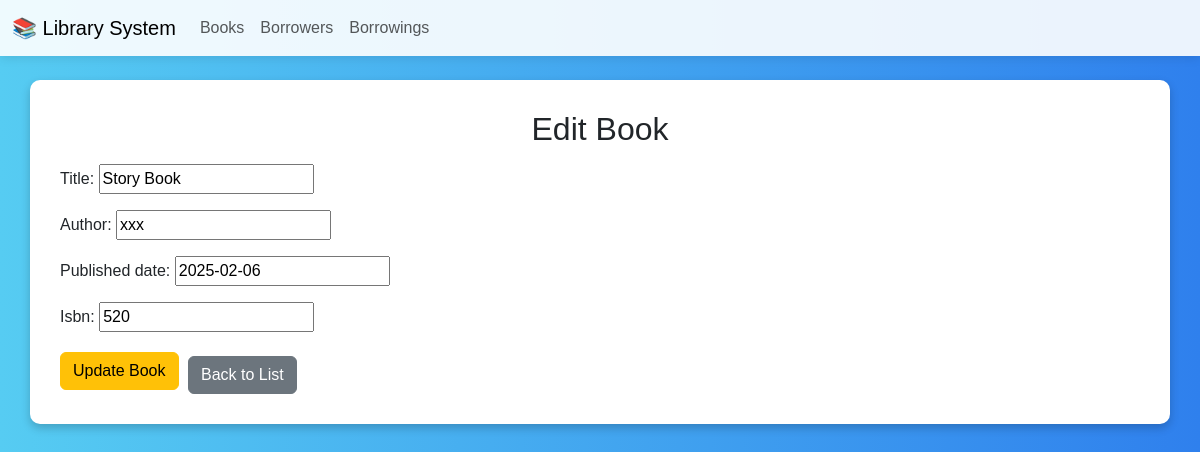
Page /edit/1/ on the committed database.
### lib_app/models.py (models this page shows, shortened)
class Book1(models.Model):
    title = models.CharField(max_length=255)
    author = models.CharField(max_length=255)
    published_date = models.DateField()
    isbn = models.CharField(max_length=13, unique=True)
    is_available = models.BooleanField(default=True)

### lib_app/views.py (the view)
# urls.py: path('edit/<int:book_id>/', edit_book, name='edit_book'),
def edit_book(request, book_id):
    book = get_object_or_404(Book1, id=book_id)
    if request.method == "POST":
        form = BookForm(request.POST, instance=book)
        if form.is_valid():
            form.save()
            return redirect('book_list')
    else:
        form = BookForm(instance=book)
    return render(request, 'edit_book.html', {'form': form})

### lib_app/forms.py
class BookForm(forms.ModelForm):
    class Meta:
        model = Book1
        fields = ['title', 'author', 'published_date', 'isbn']

### lib_app/templates/edit_book.html (shortened to what this page needs)
{% extends 'base.html' %}
{% block content %}
<div class="container mt-4">
    <h2 class="text-center">Edit Book</h2>
    <form method="post" class="mt-3">
        <div class="form-group">
            {{ form.as_p }}
        </div>
        <button type="submit" class="btn btn-warning">Update Book</button>
        <a href="{% url 'book_list' %}" class="btn btn-secondary mt-2">Back to List</a>
    </form>
</div>
{% endblock %}

### lib_app/templates/base.html (style rules this page uses)
body { background: linear-gradient(to right, #56ccf2, #2f80ed); font-family: Arial, sans-serif; min-height: 100vh; }
.container { background: white; padding: 30px; border-radius: 10px; box-shadow: 0px 4px 10px rgba(0, 0, 0, 0.2); margin-top: 20px; }
.btn { margin-right: 5px; }

### rows in the picture
Book1: title "Story Book", author "xxx", published_date "2025-02-06", isbn "520"
